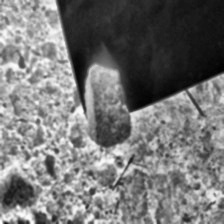
#> input picture novelty/processed_image_10.png, 224 x 224 px, found by its file name; its folder holds 4 pictures in this run
$ python advanced_histogram.py
#> lines starting #> are read from the running program, lines starting #| are printed output that depends on the picture
import cv2
import numpy as np
import os

# Replace with the directory containing your images
image_directory = './gaussian_blur/novelty'
output_directory = './histogram/novelty'

# Get a list of image filenames in the directory
image_files = os.listdir(image_directory)

# Initialize an empty list to store processed images
processed_images = []

for image_file in image_files:
    image_path = os.path.join(image_directory, image_file)

    # Load the image in grayscale
    image = cv2.imread(image_path, cv2.IMREAD_GRAYSCALE)
#> image is the input picture: shape (224, 224); min 0, max 255, mean 117.6

    if image is not None:
        # Apply Adaptive Histogram Equalization
        clahe = cv2.createCLAHE(clipLimit=2.0, tileGridSize=(8, 8))
        equalized_image = clahe.apply(image)
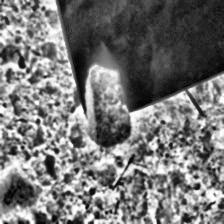
#> equalized_image: shape (224, 224); min 1, max 255, mean 117.6

        processed_images.append(equalized_image)
    else:
        print(f"Skipping {image_file} as it couldn't be loaded.")
#> pass 2 of the loop `for image_file in image_files:`:
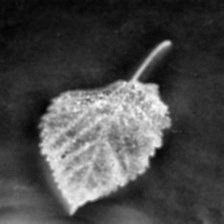
#> input picture novelty/processed_image_105.png, 224 x 224 px, found by its file name
#> image is the input picture: shape (224, 224); min 0, max 255, mean 73.2
#> `equalized_image = clahe.apply(image)`:
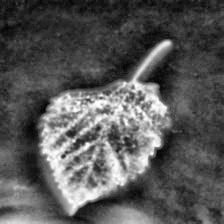
#> equalized_image: shape (224, 224); min 1, max 255, mean 87.2
#> pass 3 of the loop `for image_file in image_files:`:
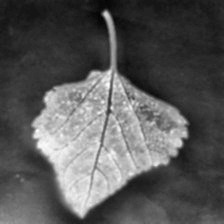
#> input picture novelty/processed_image_107.png, 224 x 224 px, found by its file name
#> image is the input picture: shape (224, 224); min 0, max 255, mean 87.3
#> `equalized_image = clahe.apply(image)`:
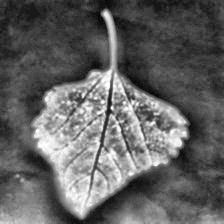
#> equalized_image: shape (224, 224); min 1, max 255, mean 97.7
#> the loop made 4 passes; the first 3 are shown

# Save processed images to output directory
for i, processed_image in enumerate(processed_images):
    output_path = os.path.join(output_directory, f"processed_{i}.jpg")
    cv2.imwrite(output_path, processed_image)

print("Processed images saved to output directory.")
